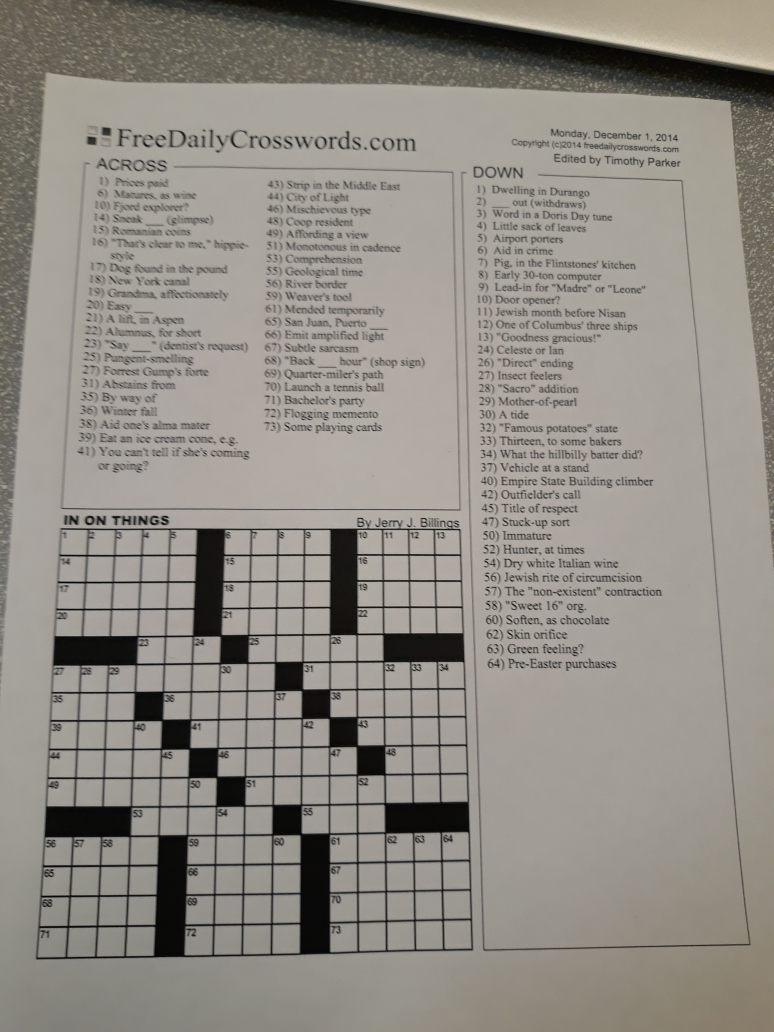
#> input picture crossword/Image recognition/pic.jpg, 3096 x 4128 px (shown at 1/4 size)
$ jupyter execute --allow-errors OCR.ipynb
#> lines starting #> are read from the running program, lines starting #| are printed output that depends on the picture
**Terminology**<br>
*Crossword page*: The entire sheet containing the crossword puzzle and clues. <br>
*Page pic*: A picture containing the crossword page. <br>
*Crossgrid*: The $15\times 15$ box on the crossword page. <br>
*Grid pic*: The region of the sheet pic containing the crossgrid. <br>
*Flatgrid*: The perspective-transformed grid pic. <br>
*Smallbox*: A single cell within the crossgrid, in which the user may write a single letter. <br>
*Black box*: A blackened smallbox. <br>
*Clue*: The hint text associated with a word. <br>
*Cluenum*: The number of a clue. In some cases one number may apply to 2 clues (across and down).<br>
*Cluetype*: Direction of a word: across or down. <br>
*ClueID*: The cluenum and cluetype identifying a clue. <br>
*Cluebox*: A box on the crossword page containing clues. 2 clueboxes per crossword page: one for across clues and one for down clues.<br>
*Grid coordinates*: $(y,x)$ coordinates in range $(0..14, 0..14)$ indicating the location of a smallbox within the crossgrid. $(0,0)$ is the box containing cluenum 1. <br>
*Pixel coordinates*: $(y,x)$ coordinates indicating a pixel in an image, with $(0,0)$ at the top left of the image. <br>
*Known letters*: A string containing known information about a word. For example, if we know it's 5 letters and the second letter is B, then the known letters are `'?B???'`. <br>

[cell 1]
import pytesseract as pt
pt.pytesseract.tesseract_cmd = r"C:\Program Files (x86)\Tesseract-OCR\tesseract.exe"
from PIL import Image
import cv2
import numpy as np
from matplotlib import pyplot as plt
import copy
import pandas as pd

maxclues = 3 #max number of digits of a clue number

**Ignore for now**<br>
`clue_dict` takes a cropped "across" or "down" image of clues (don't crop the word "across" or "down" out of the image). <br>
Returns an assertion error if the clue numbers are unreadable. <br>
Otherwise, returns a dictionary `cluedict` mapping clue number to clue text. <br>
Example: `cluedict['53ACROSS'] = 'whatever the clue is for 53 across'`

[cell 2]
# [37 lines left out: function clue_dict, not called in this run]

**Ignore for now**<br>
Contains several simple functions that might be useful later on. <br>
`bilateral_blur(img)` smooths the image along the edges. <br>
`canny(img)` returns binary image found by canny edge detection. <br>
`show(img)` just plots the image using matplotlib. <br>
`pHoff(img)` returns probabilistic line transform. <br>

[cell 3]
img = cv2.imread('pic.jpg')
#> img is the input picture: shape (4128, 3096, 3); mean B, G, R 133, 140.2, 144.6
img = cv2.cvtColor(img,cv2.COLOR_BGR2GRAY)
#> img: shape (4128, 3096)

def bilateral_blur(img):
    blur = cv2.bilateralFilter(img,13,9,9)
    return blur
    #cv2.imwrite('gaussian_blur.jpg',blur,)

def canny(img):
    return cv2.Canny(img, 255, 255)

def show(img):
    plt.imshow(img, cmap = 'gray')

def pHoff(img='pic.jpg'):
#> called with img = 'pic.jpg'
    img = cv2.imread(img)
    gray = cv2.cvtColor(img,cv2.COLOR_BGR2GRAY)
    #(thresh, im_bw) = cv2.threshold(gray, 128, 255, cv2.THRESH_BINARY | cv2.THRESH_OTSU)

    #im_bw = cv2.threshold(gray, 126, 255, cv2.THRESH_BINARY)[1]

    #edges = cv2.Canny(gray,100,200,apertureSize = 3)
    minLineLength = 100
    maxLineGap = 10
    lines = cv2.HoughLinesP(gray,1,np.pi/180,100,minLineLength,maxLineGap)
    for line in lines:
        x1,y1,x2,y2 = line[0]
        cv2.line(img,(x1,y1),(x2,y2),(0,255,0),2)
#> this loop made 22485 passes
#> (x1, y1, x2, y2) on passes 1 to 3: (0, 661, 3095, 3756), (1254, 1913, 3095, 72), (0, 3836, 250, 3586)
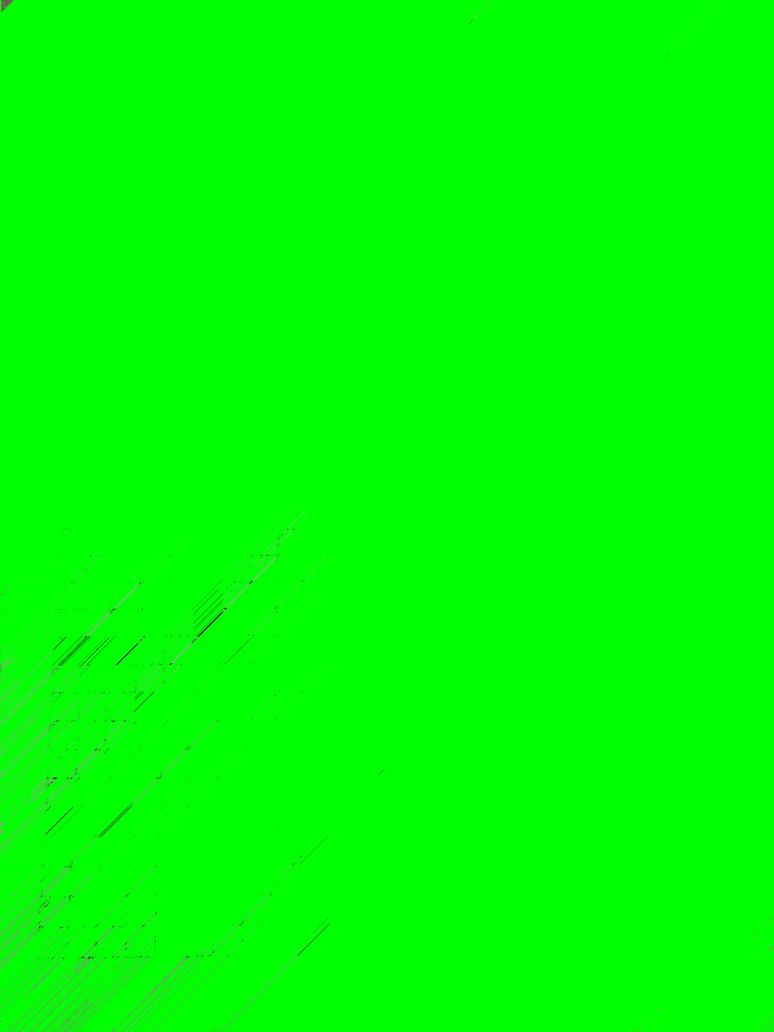
#> img: shape (4128, 3096, 3) (shown at 1/4 size); mean B, G, R 0.9, 254.1, 0.9
#> `corners = np.array([[2120,240], [2115,1840], [3800,1890], [3830,150]])`: corners = [[2120, 240], [2115, 1840], [3800, 1890], [3830, 150]]

    return lines

pHoff()
#cv2.imwrite('houghlines5.jpg',pHoff('pic.jpg'))

`corner_crop` takes an original image, and a 2D nparray of 4 pixel coordinates within the bounds of the image. <br><br>
The image returned is the smallest bounding rectangle of the coordinates. If the coordinates given form a non-rectangular quadrilateral, then the regions outside this quadrilateral are blackened in the image returned. <br><br>
For each row of the pixel coordinate array, the first entry should be the y-coordinate and the second entry should be the x-coordinate where $(0,0)$ is the top left of the image. The first row should be the upper left coordinate, second row should be upper right, third row should be lower right, and fourth row should be lower left.

[cell 4]
def corner_crop(imgpath, corners): #corners is 2D nparray. 4 rows, one for each coordinate.
#> called with imgpath = 'pic.jpg', corners = array of shape (4, 2)
    corners = np.flip(corners, axis=1)
#> corners = [[240, 2120], [1840, 2115], [1890, 3800], [150, 3830]]
    img = cv2.imread(imgpath)
    x, y, w, h = cv2.boundingRect(corners)
#> x = 150; y = 2115; w = 1741; h = 1716
    smallimg = img[y:y+h, x:x+w].copy()
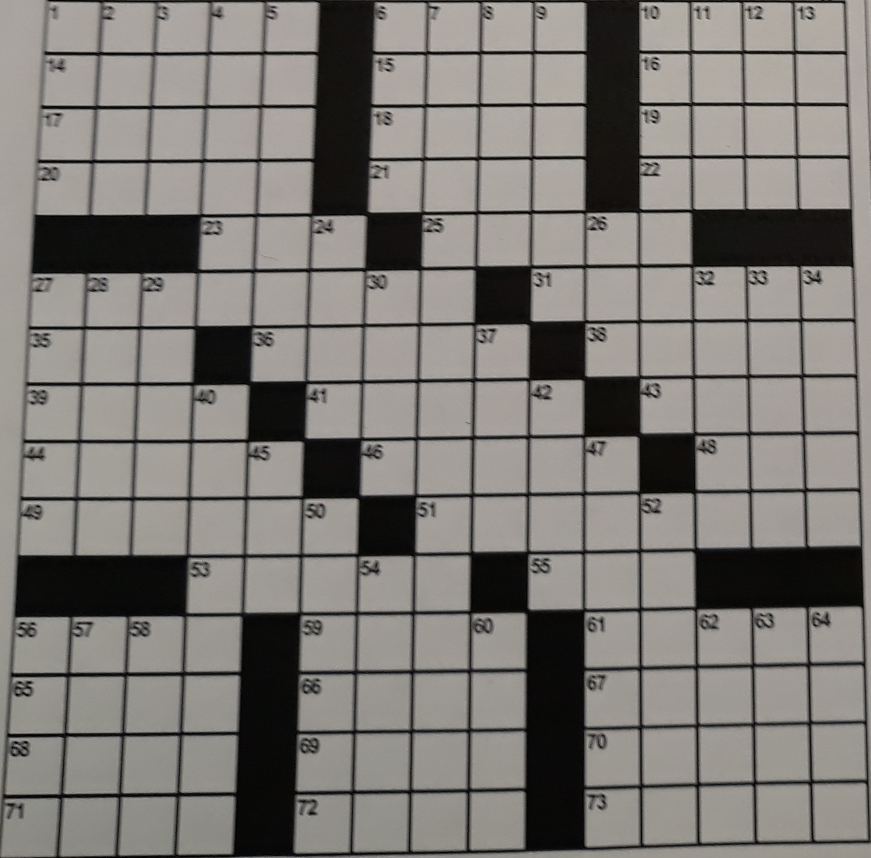
#> smallimg: shape (1716, 1741, 3) (shown at 1/2 size); mean B, G, R 116.9, 121.1, 124.3

    corners -= corners.min(axis=0)
#> corners = [[90, 5], [1690, 0], [1740, 1685], [0, 1715]]
    mask = np.zeros(smallimg.shape[:2], np.uint8)
    cv2.drawContours(mask, [corners], -1, (255,255,255), -1, cv2.LINE_AA)
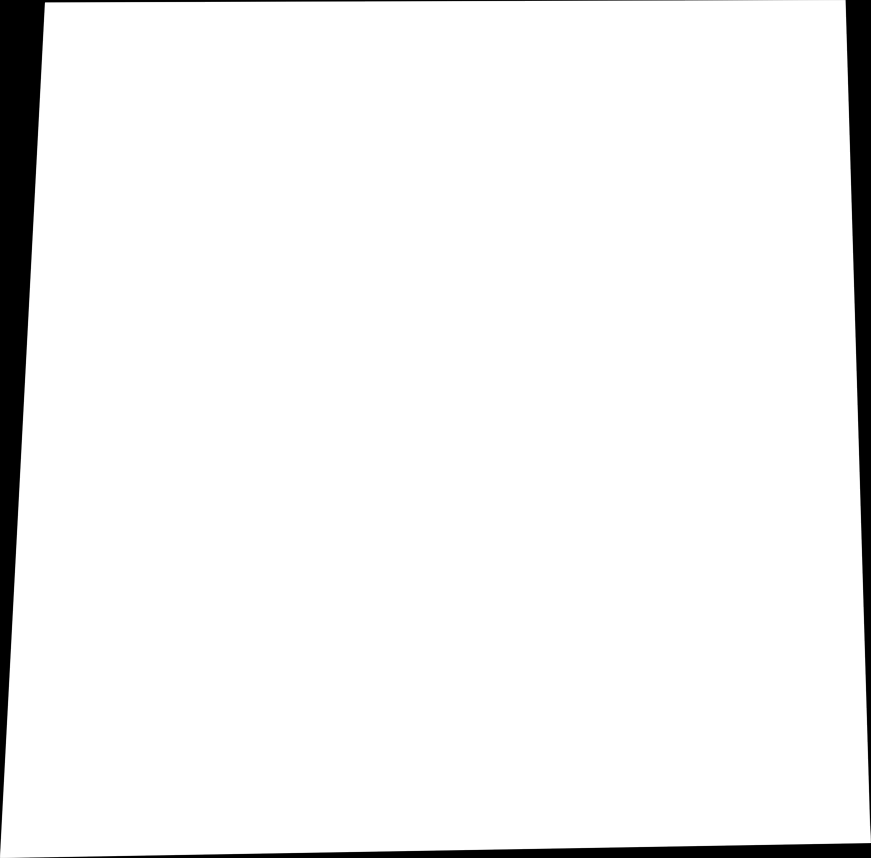
#> mask: shape (1716, 1741) (shown at 1/2 size); min 0, max 255, mean 242.3

    dst = cv2.bitwise_and(smallimg, smallimg, mask=mask)
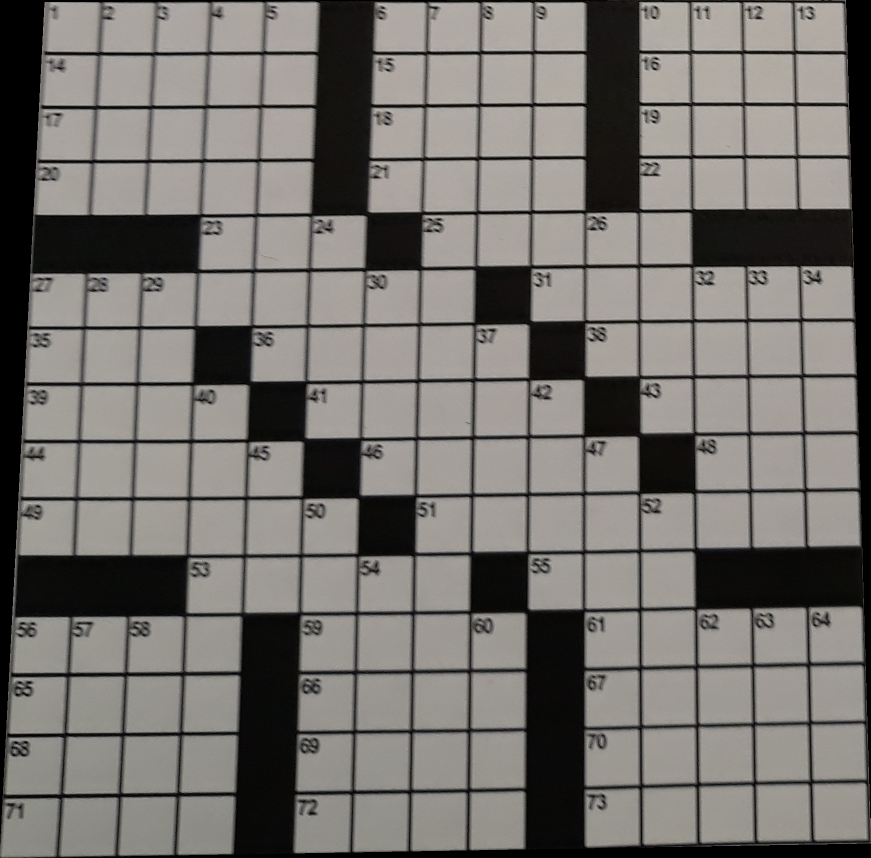
#> dst: shape (1716, 1741, 3) (shown at 1/2 size); mean B, G, R 110.1, 114.1, 117.1

    return dst

corners = np.array([[2120,240], [2115,1840], [3800,1890], [3830,150]])
cv2.imwrite('cropp.jpg', corner_crop('pic.jpg', corners))
#> Out = True

**Ignore this; its only purpose is visualization.**

`markPixel` just returns an new image, identical to the image at `impath` but with a rectangular dot added. The dot is centered at the coordinates given by `pixel`, which is a tuple with order (y,x). The dot's side-length is `mark_size` pixels. The dot's grayscale color is an int in range 0..255 given by `dot_value`.

[cell 5]
def markPixel(imgpath, pixel, mark_size=30, dot_value=255):
#> called with imgpath = 'pic.jpg', pixel = (3830, 150), mark_size = 30, dot_value = 255
    y, x = pixel
    img = cv2.imread(imgpath)
    r = mark_size // 2 #mark radius
    img[y-r:y+r+1, x-r:x+r+1] = 255

    return img

cv2.imwrite('cropp.jpg', markPixel('pic.jpg', (3830,150)))
#> Out = True

`flatten` takes a quadrilateral region of image `impath` and returns a cropped, perspective-flattened verison of that region. <br><br>
The quadrilaterial is specified by coordinates `corners`, which is a 2D nparray. For each row of `corners`, the first entry should be the y-coordinate and the second entry should be the x-coordinate where $(0,0)$ is the top left of the original image. The first row should be the upper left coordinate, second row should be upper right, third row should be lower right, and fourth row should be lower left.

[cell 6]
corners = np.array([[2120,240], [2115,1840], [3800,1890], [3830,150]]) #corners of crossword puzzle before transform

def flatten(imgpath, corners):
#> called with imgpath = 'pic.jpg', corners = array of shape (4, 2)
    newCorners = np.array([[0,0], [0, 999], [999, 999], [999, 0]])

    corners = np.flip(corners, axis=1)
    newCorners = np.flip(newCorners, axis=1)
    img = cv2.imread(imgpath)
    h, status = cv2.findHomography(corners, newCorners)
#> h = [[0.689, 0.0363, -242.4], [0.00222, 0.711, -1508.3], [-9.07e-06, 5.71e-05, 1]]; status = [1, 1, 1, 1]
    return cv2.warpPerspective(img, h, (1000,1000))
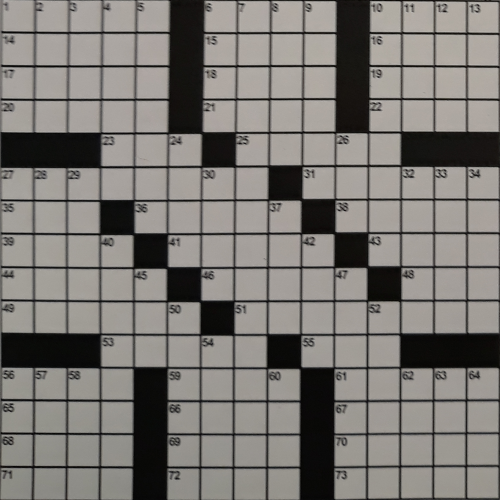
#> returned value: shape (1000, 1000, 3) (shown at 1/2 size); mean of channels 0, 1, 2 116.2, 120.3, 123.6; drawn as B, G, R

cv2.imwrite('cropp.jpg', flatten('pic.jpg', corners))
#> Out = True

Given a flatgrid at `imgpath` (as returned by the function `flatten`), and matrix coordinates `i`, `j` of the desired smallbox, `get_smallbox` returns the smallbox as an image.

[cell 7]
def get_smallbox(imgpath, i, j): #imgpath is the path of the transformed crossword grid
    imgsize = 1000
    i1, i2 = int(i * imgsize / 15), int((i+1) * imgsize / 15)
    j1, j2 = int(j * imgsize / 15), int((j+1) * imgsize / 15)
    smallCorners = np.array([[i1, j1], [i2, j1], [i2, j2], [i1, j2]])
    smallImg = corner_crop(imgpath, smallCorners)
#> call 2 of corner_crop, with imgpath = 'cropp.jpg', corners = array of shape (4, 2)
#> in corner_crop (call 2), `x, y, w, h = cv2.boundingRect(corners)`: x = 666; y = 66; w = 68
#> in corner_crop (call 2), `smallimg = img[y:y+h, x:x+w].copy()`:
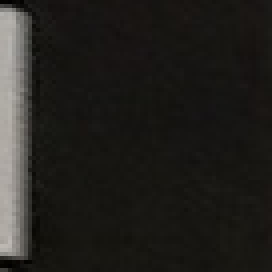
#> smallimg: shape (68, 68, 3) (shown 4 times larger); mean B, G, R 29.6, 33.1, 34.6
    return cv2.cvtColor(smallImg, cv2.COLOR_BGR2GRAY)
#> returned value: shape (68, 68)

cv2.imwrite('small.jpg', get_smallbox('cropp.jpg', 1, 10))
#> Out = True

Given a flatgrid at `imgpath`, `black_coords` returns a 2D nparray whose rows are the grid coordinates of all black boxes.

[cell 8]
def black_coords(imgpath): #imgpath is the path of the transformed crossword grid
#> called with imgpath = 'cropp.jpg'
    data = np.zeros((15, 15))
    for i in range(15):
        for j in range(15):
            data[i, j] = getSquare('cropp.jpg', i, j).mean()

    sortedData = np.msort(data.flatten()) #sorted mean values
    shifted = np.append(sortedData, sortedData[-1]) #shifted has something at end of array
    diffs = shifted - np.insert(sortedData, 0, sortedData[0])
    numblack = np.argmax(diffs) #tells us how many black boxes there are
    threshold = np.mean(sortedData[numblack - 1:numblack+1])
    blackboxes = np.where(data < threshold)
    return np.concatenate((blackboxes[0].reshape(-1,1), blackboxes[1].reshape(-1,1)), axis=1)

#> (the rest of this cell did not finish here and is left out)
